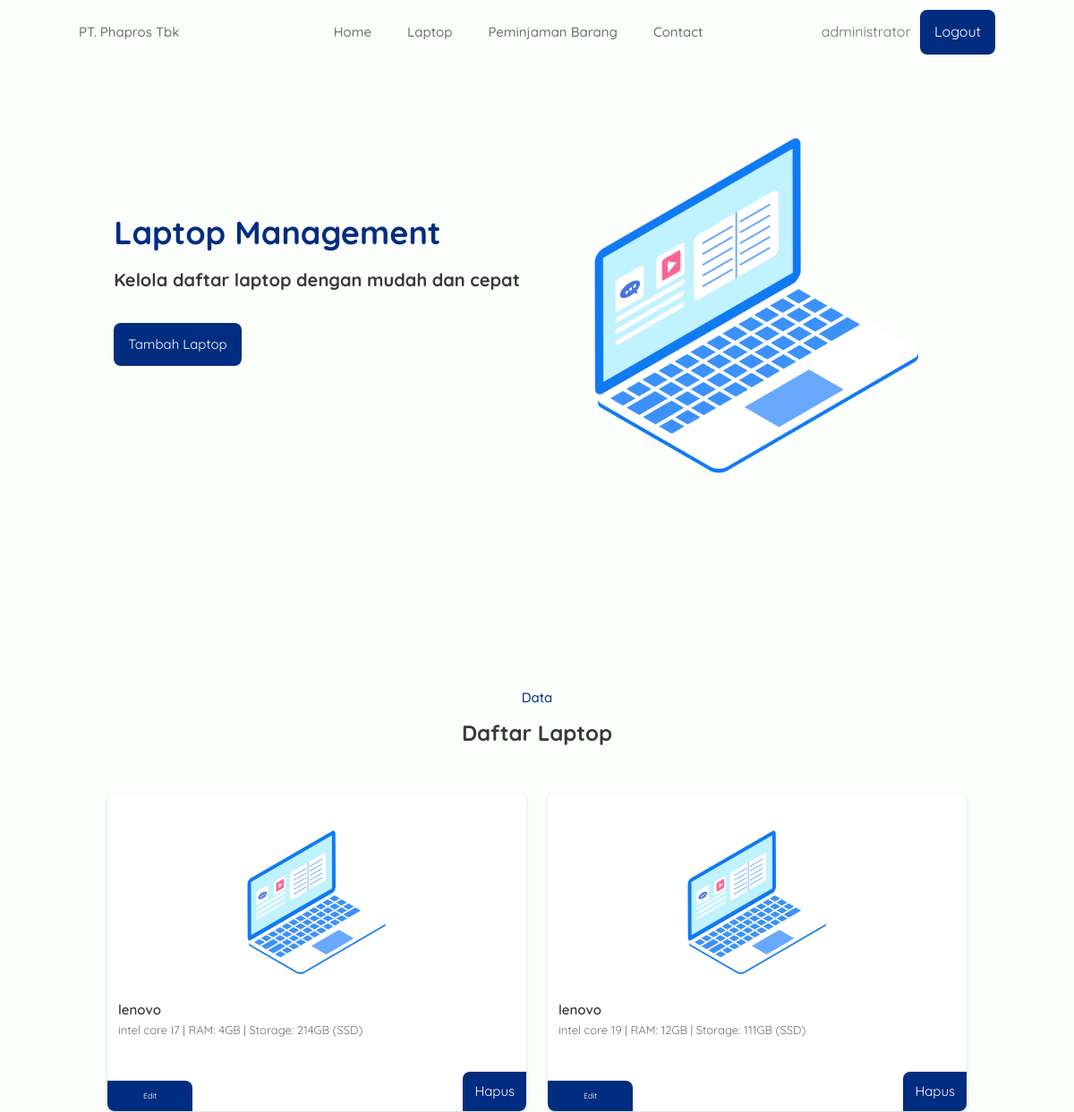
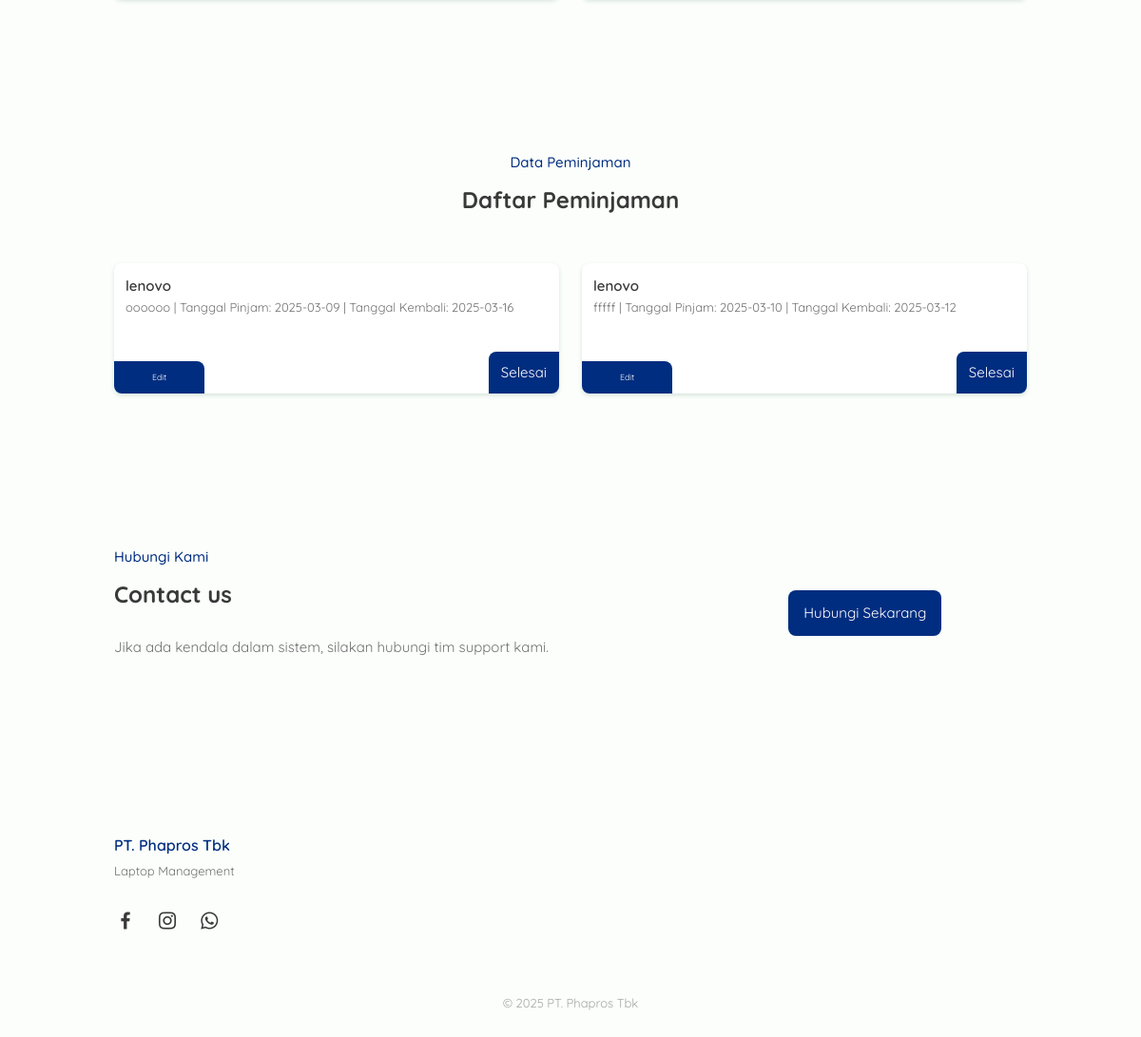
The app's page /admin_panel.php (signed in) with its own data (2 pictures, top to bottom).
### tables this page shows
CREATE TABLE `tbl_barang` (
  `id_barang` int NOT NULL,
  `Merk_tipe` varchar(50) NOT NULL,
  `prosessor` varchar(50) NOT NULL,
  `ram` int NOT NULL,
  `storage` int NOT NULL,
  `jenis_storage` varchar(10) NOT NULL
);

CREATE TABLE `tbl_peminjaman` (
  `id_pinjam` int NOT NULL,
  `id_barang` int NOT NULL,
  `keperluan_pinjam` text NOT NULL,
  `tgl_pinjam` date NOT NULL,
  `durasi_pinjam` int NOT NULL,
  `tgl_kembali` date NOT NULL,
  `pic_it` int DEFAULT NULL,
  `pic_pinjam` int DEFAULT NULL,
  `status` enum('pending','disetujui','ditolak') DEFAULT 'pending'
);

### admin_panel.php (the view, shortened to what this page needs)
<?php
include 'koneksi.php';
$result = mysqli_query($koneksi, "SELECT * FROM tbl_barang");
?>
<!DOCTYPE html>
<html lang="id">
<head>
    <link href='https://unpkg.com/boxicons@2.1.4/css/boxicons.min.css' rel='stylesheet'>
    <link rel="stylesheet" href="assets/css/style.css">
</head>
<body>
    <header class="l-header" id="header">
        <nav class="nav bd-container" style="justify-content: space-between;">
            <a href="#" class="nav__logo">PT. Phapros Tbk</a>
            <div class="nav__menu" id="nav-menu">
                <ul class="nav__list">
                    <li class="nav__item"><a href="#home" class="nav__link">Home</a></li>
                    <li class="nav__item"><a href="#laptop" class="nav__link">Laptop</a></li>
                    <li class="nav__item"><a href="tambah_peminjaman.php" class="nav__link">Peminjaman Barang</a></li>
                    <li class="nav__item"><a href="#contact" class="nav__link">Contact</a></li>
                </ul>
            </div>
            <div class="account" style="font-size: 16px;">
                <?php echo $_SESSION['username']; ?>
                <a href="logout.php" class="button" style="margin-left: 6px;">Logout</a>
            </div>
        </nav>
    </header>
    <main class="l-main">
        <section class="home" id="home">
            <div class="home__container bd-container bd-grid">
                <div class="home__data">
                    <h1 class="home__title">Laptop Management</h1>
                    <h2 class="home__subtitle">Kelola daftar laptop dengan mudah dan cepat</h2>
                    <a href="tambah.php" class="button">Tambah Laptop</a>
                </div>
                <img src="assets/img/laptop.png" alt="" class="home__img">
            </div>
        </section>
        <section class="product section bd-container" id="laptop">
            <span class="section-subtitle">Data</span>
            <h2 class="section-title">Daftar Laptop</h2>
            <div class="products__container bd-grid">
                <?php while ($row = mysqli_fetch_assoc($result)) : ?>
                <div class="products__content">
                    <img src="assets/img/laptop.png" alt="" class="products__img">
                    <h3 class="products__name"><?= $row['Merk_tipe']; ?></h3>
                    <span class="products__detail"><?= $row['prosessor']; ?> | RAM: <?= $row['ram']; ?>GB | Storage: <?= $row['storage']; ?>GB (<?= $row['jenis_storage']; ?>)</span><br>
                    <a href="edit.php?id=<?= $row['id_barang']; ?>" class="button products__button_detail">Edit</a>
                    <a href="hapus.php?id_barang=<?= $row['id_barang']; ?>" class="button products__button" onclick="return confirm('Apakah Anda yakin ingin menghapus barang ini?')">Hapus</a>
                </div>
                <?php endwhile; ?>
            </div>
        </section>
        <section class="product section bd-container" id="peminjaman">
            <span class="section-subtitle">Data Peminjaman</span>
            <h2 class="section-title">Daftar Peminjaman</h2>
            <div class="products__container bd-grid">
                <?php
                $result = mysqli_query($koneksi, "SELECT * FROM tbl_peminjaman JOIN tbl_barang ON tbl_peminjaman.id_barang = tbl_barang.id_barang");
                while ($row = mysqli_fetch_assoc($result)) :
                ?>
                <div class="products__content">
                    <h3 class="products__name"><?= $row['Merk_tipe']; ?></h3>
                    <span class="products__detail"><?= $row['keperluan_pinjam']; ?> | Tanggal Pinjam: <?= $row['tgl_pinjam']; ?> | Tanggal Kembali: <?= $row['tgl_kembali']; ?></span><br>
                    <a href="edit_peminjaman.php?id_pinjam=<?= $row['id_pinjam']; ?>" class="button products__button_detail">Edit</a>
                    <a href="hapus_peminjaman.php?id_pinjam=<?= $row['id_pinjam']; ?>" class="button products__button" onclick="return confirm('Apakah Benar Selesai?')">Selesai</a>
                </div>
                <?php endwhile; ?>
            </div>
        </section>
        <section class="contact section bd-container" id="contact">
            <div class="contact__container bd-grid">
                <div class="contact__data">
                    <span class="section-subtitle contact__initial">Hubungi Kami</span>
                    <h2 class="section-title contact__initial">Contact us</h2>
                    <p class="contact__description">Jika ada kendala dalam sistem, silakan hubungi tim support kami.</p>
                </div>
                <div class="contact__button">
                    <a href="#" class="button">Hubungi Sekarang</a>
                </div>
            </div>
        </section>
    </main>
    <footer class="footer section bd-container">
        <div class="footer__container bd-grid">
            <div class="footer__content">
                <a href="#" class="footer__logo">PT. Phapros Tbk</a>
                <span class="footer__description">Laptop Management</span>
                <a href="#" class="footer__social"><i class='bx bxl-facebook'></i></a>
                <a href="#" class="footer__social"><i class='bx bxl-instagram'></i></a>
                <a href="#" class="footer__social"><i class='bx bxl-whatsapp'></i></a>
            </div>
        </div>
        <p class="footer__copy">&#169; 2025 PT. Phapros Tbk</p>
    </footer>
</body>
</html>

### records on screen
tbl_barang: Merk_tipe "lenovo", prosessor "intel core I7", ram "4", storage "214", jenis_storage "SSD"
tbl_barang: Merk_tipe "lenovo", prosessor "intel core 19", ram "12", storage "111", jenis_storage "SSD"
tbl_peminjaman: id_barang.Merk_tipe "lenovo", keperluan_pinjam "oooooo", tgl_pinjam "2025-03-09", tgl_kembali "2025-03-16"
tbl_peminjaman: id_barang.Merk_tipe "lenovo", keperluan_pinjam "fffff", tgl_pinjam "2025-03-10", tgl_kembali "2025-03-12"

### other values on screen
$_SESSION['username'] "administrator"
